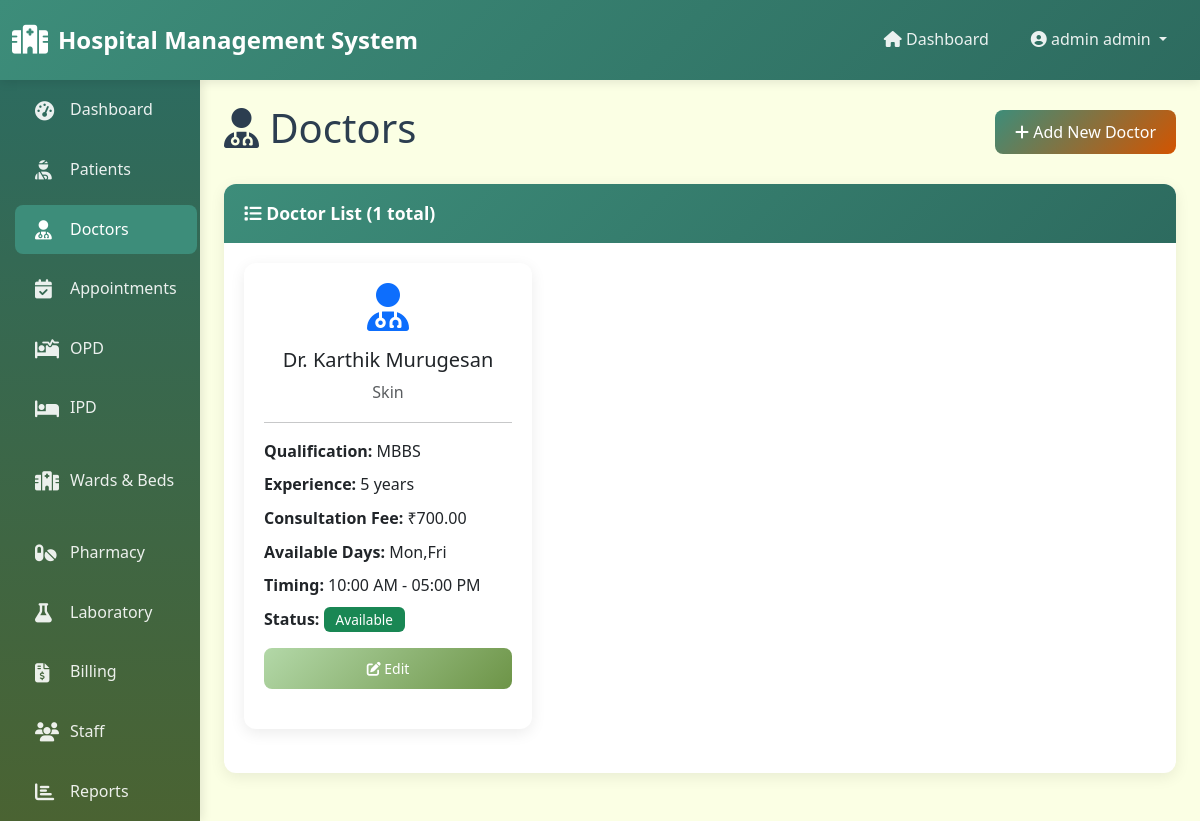
Screenshot of /doctors/ (signed in) with the database file from the repository.
### core/models.py (models this page shows, shortened)
class Doctor(models.Model):
    user = models.OneToOneField(User, on_delete=models.CASCADE, related_name='doctor')
    specialization = models.CharField(max_length=100)
    qualification = models.CharField(max_length=200)
    experience_years = models.IntegerField(default=0)
    consultation_fee = models.DecimalField(max_digits=10, decimal_places=2, default=0)
    available_days = models.CharField(max_length=200, help_text="e.g., Mon, Wed, Fri")
    available_time_start = models.TimeField()
    available_time_end = models.TimeField()
    is_available = models.BooleanField(default=True)

### core/views.py (the view)
# urls.py: path('doctors/', views.doctor_list, name='doctor_list'),
@login_required
@role_required('admin', 'receptionist')
def doctor_list(request):
    doctors = Doctor.objects.select_related('user').all()
    context = {'doctors': doctors}
    return render(request, 'doctors/doctor_list.html', context)

### templates/doctors/doctor_list.html (shortened to what this page needs)
{% extends 'base.html' %}
{% load static %}
{% block content %}
<div class="fade-in">
    <div class="d-flex justify-content-between align-items-center mb-4">
        <h1><i class="fas fa-user-md"></i> Doctors</h1>
        <a href="{% url 'doctor_add' %}" class="btn btn-primary">
            <i class="fas fa-plus"></i> Add New Doctor
        </a>
    </div>
    <div class="card">
        <div class="card-header">
            <i class="fas fa-list"></i> Doctor List ({{ doctors.count }} total)
        </div>
        <div class="card-body">
            {% if doctors %}
            <div class="row">
                {% for doctor in doctors %}
                <div class="col-md-6 col-lg-4 mb-4">
                    <div class="card h-100">
                        <div class="card-body">
                            <div class="text-center mb-3">
                                <i class="fas fa-user-md fa-3x text-primary"></i>
                            </div>
                            <h5 class="card-title text-center">Dr. {{ doctor.user.get_full_name }}</h5>
                            <p class="text-center text-muted">{{ doctor.specialization }}</p>
                            <hr>
                            <p class="mb-2"><strong>Qualification:</strong> {{ doctor.qualification }}</p>
                            <p class="mb-2"><strong>Experience:</strong> {{ doctor.experience_years }} years</p>
                            <p class="mb-2"><strong>Consultation Fee:</strong> ₹{{ doctor.consultation_fee }}</p>
                            <p class="mb-2"><strong>Available Days:</strong> {{ doctor.available_days }}</p>
                            <p class="mb-2"><strong>Timing:</strong> {{ doctor.available_time_start|time:"h:i A" }} - {{ doctor.available_time_end|time:"h:i A" }}</p>
                            <p class="mb-2">
                                <strong>Status:</strong>
                                {% if doctor.is_available %}
                                <span class="badge bg-success">Available</span>
                                {% else %}
                                <span class="badge bg-danger">Not Available</span>
                                {% endif %}
                            </p>
                            <div class="d-grid gap-2 mt-3">
                                <a href="{% url 'doctor_edit' doctor.pk %}" class="btn btn-warning btn-sm">
                                    <i class="fas fa-edit"></i> Edit
                                </a>
                            </div>
                        </div>
                    </div>
                </div>
                {% endfor %}
            </div>
            {% endif %}
        </div>
    </div>
</div>
{% endblock %}

### templates/base.html (shortened to what this page needs)
{% load static %}
<!DOCTYPE html>
<html lang="en">
<head>
    <link href="https://cdn.jsdelivr.net/npm/bootstrap@5.3.0/dist/css/bootstrap.min.css" rel="stylesheet">
    <link rel="stylesheet" href="https://cdnjs.cloudflare.com/ajax/libs/font-awesome/6.4.0/css/all.min.css">
    <link rel="stylesheet" href="{% static 'css/style.css' %}">
</head>
<body>
    {% if user.is_authenticated %}
    <nav class="navbar navbar-expand-lg navbar-dark">
        <div class="container-fluid">
            <a class="navbar-brand" href="{% url 'dashboard' %}">
                <i class="fas fa-hospital"></i>
                Hospital Management System
            </a>
            <div class="collapse navbar-collapse" id="navbarNav">
                <ul class="navbar-nav ms-auto">
                    <li class="nav-item">
                        <a class="nav-link" href="{% url 'dashboard' %}">
                            <i class="fas fa-home"></i> Dashboard
                        </a>
                    </li>
                    <li class="nav-item dropdown">
                        <a class="nav-link dropdown-toggle" href="#" id="navbarDropdown" role="button" data-bs-toggle="dropdown">
                            <i class="fas fa-user-circle"></i> {{ user.get_full_name|default:user.username }}
                        </a>
                    </li>
                </ul>
            </div>
        </div>
    </nav>
    <div class="container-fluid">
        <div class="row">
            <div class="col-md-2 p-0 sidebar">
                <nav class="nav flex-column">
                    <a class="nav-link {% if request.resolver_match.url_name == 'dashboard' or 'dashboard' in request.resolver_match.url_name %}active{% endif %}" href="{% url 'dashboard' %}">
                        <i class="fas fa-tachometer-alt"></i> Dashboard
                    </a>
                    {% if user.profile.role == 'admin' %}
                        <a class="nav-link {% if 'patient' in request.resolver_match.url_name %}active{% endif %}" href="{% url 'patient_list' %}">
                            <i class="fas fa-user-injured"></i> Patients
                        </a>
                        <a class="nav-link {% if 'doctor' in request.resolver_match.url_name %}active{% endif %}" href="{% url 'doctor_list' %}">
                            <i class="fas fa-user-md"></i> Doctors
                        </a>
                        <a class="nav-link {% if 'appointment' in request.resolver_match.url_name %}active{% endif %}" href="{% url 'appointment_list' %}">
                            <i class="fas fa-calendar-check"></i> Appointments
                        </a>
                        <a class="nav-link {% if 'opd' in request.resolver_match.url_name %}active{% endif %}" href="{% url 'opd_list' %}">
                            <i class="fas fa-procedures"></i> OPD
                        </a>
                        <a class="nav-link {% if 'ipd' in request.resolver_match.url_name %}active{% endif %}" href="{% url 'ipd_list' %}">
                            <i class="fas fa-bed"></i> IPD
                        </a>
                        <a class="nav-link {% if 'ward' in request.resolver_match.url_name or 'bed' in request.resolver_match.url_name %}active{% endif %}" href="{% url 'ward_list' %}">
                            <i class="fas fa-hospital-alt"></i> Wards & Beds
                        </a>
                        <a class="nav-link {% if 'medicine' in request.resolver_match.url_name %}active{% endif %}" href="{% url 'medicine_list' %}">
                            <i class="fas fa-pills"></i> Pharmacy
                        </a>
                        <a class="nav-link {% if 'lab' in request.resolver_match.url_name %}active{% endif %}" href="{% url 'lab_test_list' %}">
                            <i class="fas fa-flask"></i> Laboratory
                        </a>
                        <a class="nav-link {% if 'bill' in request.resolver_match.url_name %}active{% endif %}" href="{% url 'bill_list' %}">
                            <i class="fas fa-file-invoice-dollar"></i> Billing
                        </a>
                        <a class="nav-link {% if 'staff' in request.resolver_match.url_name or 'attendance' in request.resolver_match.url_name %}active{% endif %}" href="{% url 'staff_list' %}">
                            <i class="fas fa-users"></i> Staff
                        </a>
                        <a class="nav-link {% if 'report' in request.resolver_match.url_name %}active{% endif %}" href="{% url 'reports_dashboard' %}">
                            <i class="fas fa-chart-bar"></i> Reports
                        </a>
                    {% endif %}
                </nav>
            </div>
            <div class="col-md-10 p-4">
                {% block content %}{% endblock %}
            </div>
        </div>
    </div>
    {% else %}
        {% block login_content %}{% endblock %}
    {% endif %}
</body>
</html>

### static/css/style.css (style rules this page uses)
:root { --primary-color: #3D8D7A; --secondary-color: #2D6B5F; --accent-color: #B3D8A8; --light-color: #FBFFE4; --dark-color: #1a3a33; --text-color: #2c3e50; --border-color: #d4e8d8; --success-color: #3D8D7A; --danger-color: #d9534f; --warning-color: #f0ad4e; --info-color: #5bc0de; }
* { margin: 0; padding: 0; box-sizing: border-box; }
body { font-family: 'Segoe UI', Tahoma, Geneva, Verdana, sans-serif; background-color: var(--light-color); color: var(--text-color); line-height: 1.6; }
.navbar { background: linear-gradient(135deg, var(--primary-color), var(--secondary-color)) !important; box-shadow: 0 2px 10px rgba(0,0,0,0.1); padding: 1rem 0; }
.navbar-brand { font-weight: 700; font-size: 1.5rem; color: white !important; display: flex; align-items: center; gap: 10px; }
.navbar-brand i { font-size: 1.8rem; }
.navbar-nav .nav-link { color: rgba(255,255,255,0.9) !important; font-weight: 500; padding: 0.5rem 1rem !important; transition: all 0.3s ease; border-radius: 5px; margin: 0 5px; }
.sidebar { background: linear-gradient(180deg, var(--secondary-color), #4a6332); min-height: calc(100vh - 76px); padding: 20px 0; box-shadow: 2px 0 10px rgba(0,0,0,0.1); }
.sidebar .nav-link { color: rgba(255,255,255,0.9); padding: 12px 20px; margin: 5px 15px; border-radius: 8px; transition: all 0.3s ease; display: flex; align-items: center; gap: 10px; }
.sidebar .nav-link.active { background-color: var(--primary-color); color: white; }
.sidebar .nav-link i { font-size: 1.2rem; width: 25px; }
.card { border: none; border-radius: 12px; box-shadow: 0 4px 15px rgba(0,0,0,0.08); transition: all 0.3s ease; margin-bottom: 20px; }
.card-header { background: linear-gradient(135deg, var(--primary-color), var(--secondary-color)); color: white; border: none; border-radius: 12px 12px 0 0 !important; padding: 15px 20px; font-weight: 600; font-size: 1.1rem; }
.card-body { padding: 20px; }
.btn { border-radius: 8px; padding: 10px 20px; font-weight: 500; transition: all 0.3s ease; border: none; }
.btn-primary { background: linear-gradient(135deg, var(--primary-color), #d35400); color: white; }
.btn-warning { background: linear-gradient(135deg, var(--accent-color), #6d9447); color: white; }
.badge { padding: 6px 12px; border-radius: 6px; font-weight: 500; font-size: 0.85rem; color: white !important; }
.fade-in { animation: fadeIn 0.5s ease-in-out; }

### rows the page displays
Doctor: user.get_full_name "Karthik Murugesan", specialization "Skin", qualification "MBBS", experience_years "5", consultation_fee "700.00", available_days "Mon,Fri", available_time_start "10:00 AM", available_time_end "05:00 PM", is_available "Available"

### other values shown
{{ user.get_full_name|default:user.username }} "admin admin"
{{ doctors.count }} "1"
